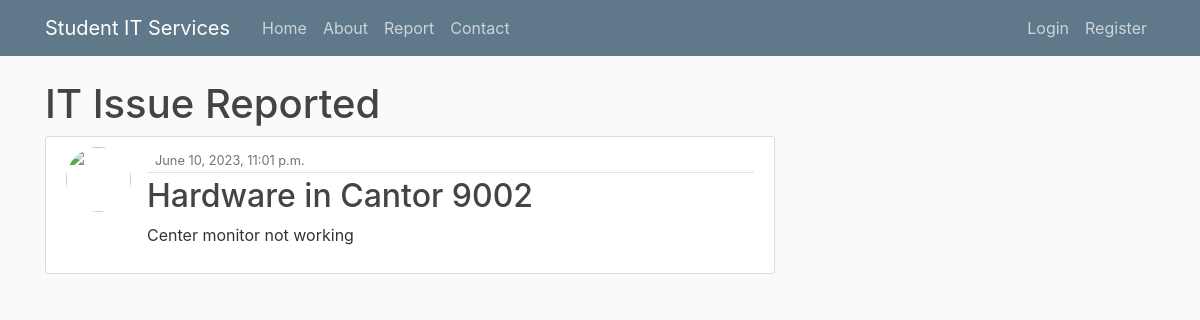
/issue/4, run on the app's committed database.
### itreporting/models.py (models this page shows, shortened)
class Issue(models.Model):
    type = models.CharField(max_length = 100, choices = [('Hardware', 'Hardware'), ('Software', 'Software')])
    room = models.CharField(max_length = 100)
    urgent = models.BooleanField(default = False)
    details = models.TextField()
    date_submitted = models.DateTimeField(default = timezone.now)
    author = models.ForeignKey(User, on_delete = models.CASCADE)

### itreporting/views.py (the view)
# urls.py: path('issue/<int:pk>', PostDetailView.as_view(), name = 'issue-detail'),
class PostDetailView(DetailView):
	model = Issue

### itreporting/templates/itreporting/issue_detail.html (shortened to what this page needs)
{% extends "itreporting/base.html" %}
{% block content %}
    <h1>IT Issue Reported</h1>
    <article class="media content-section">
        <img class="rounded-circle article-img" src="{{ object.author.profile.image.url }}"/>
        <div class="media-body">
            <div class="article-metadata">
                <small class="text-muted">{{ object.date_submitted }}</small>
            </div>
            <h2>{{ object.type }} in {{ object.room }}</h2>
            <p class="article-content">{{ object.details }}</p>
        </div>
    </article>
{% endblock content %}

### itreporting/static/css/styles.css (style rules this page uses)
html { position: relative; min-height: 100%; }
body { background: #fafafa; color: #333333; margin-top: 5rem; margin-bottom: 50px; }
h1, h2, h3, h4, h5, h6 { color: #444444; }
.content-section { background: #ffffff; padding: 10px 20px; border: 1px solid #dddddd; border-radius: 3px; margin-bottom: 20px; }
.article-content { white-space: pre-line; }
.article-img { height: 65px; width: 65px; margin-right: 16px; }
.article-metadata { padding-bottom: 1px; margin-bottom: 4px; border-bottom: 1px solid #e3e3e3 }

### data on the page
Issue: date_submitted "June 10, 2023, 11:01 p.m.", type "Hardware", room "Cantor 9002", details "Center monitor not working"
